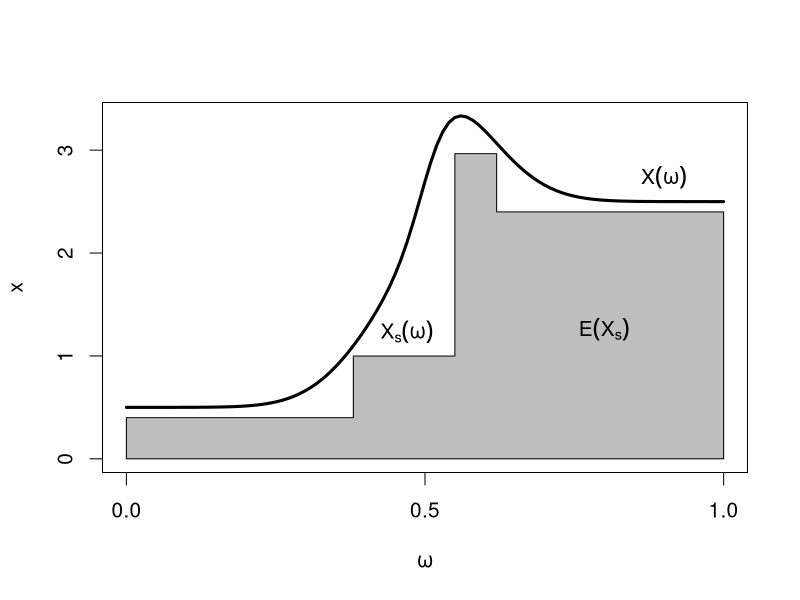

Here is the R script that generated this plot:
### Sketch of integral

par(cex=1.25,lab=c(3,3,0))

X <- function(w) 1.5+ 3*dnorm(10*w-5) + tanh(20*w-10)

wgrid <- c(0,0.38,0.55,0.62,1)
xgrid <- numeric(length(wgrid)-1)

for(i in 2:length(wgrid))
  xgrid[i-1] <- min(X(seq(wgrid[i-1],wgrid[i],length=100))) - 0.1

maxX <- max(X(seq(0,1,length=100)))

plot(X,from=0,to=1,lwd=3,
     ylim =c(0,maxX),
     xlab=expression(omega),ylab="x")

px <- rep(wgrid,rep(2,length(wgrid)))
py <- c(0,rep(xgrid,rep(2,length(xgrid))),0)

polygon(px,py,col="grey")


text(0.9,X(0.9),expression(X(omega)),pos=3)
text(0.47,approx(wgrid,c(xgrid,0),0.5,method="constant")$y,
     expression(X[s](omega)),pos=3)

text(0.8,0.5*X(0.8),expression(E(X[s])))

dev.copy2pdf(file="Integral.pdf")
